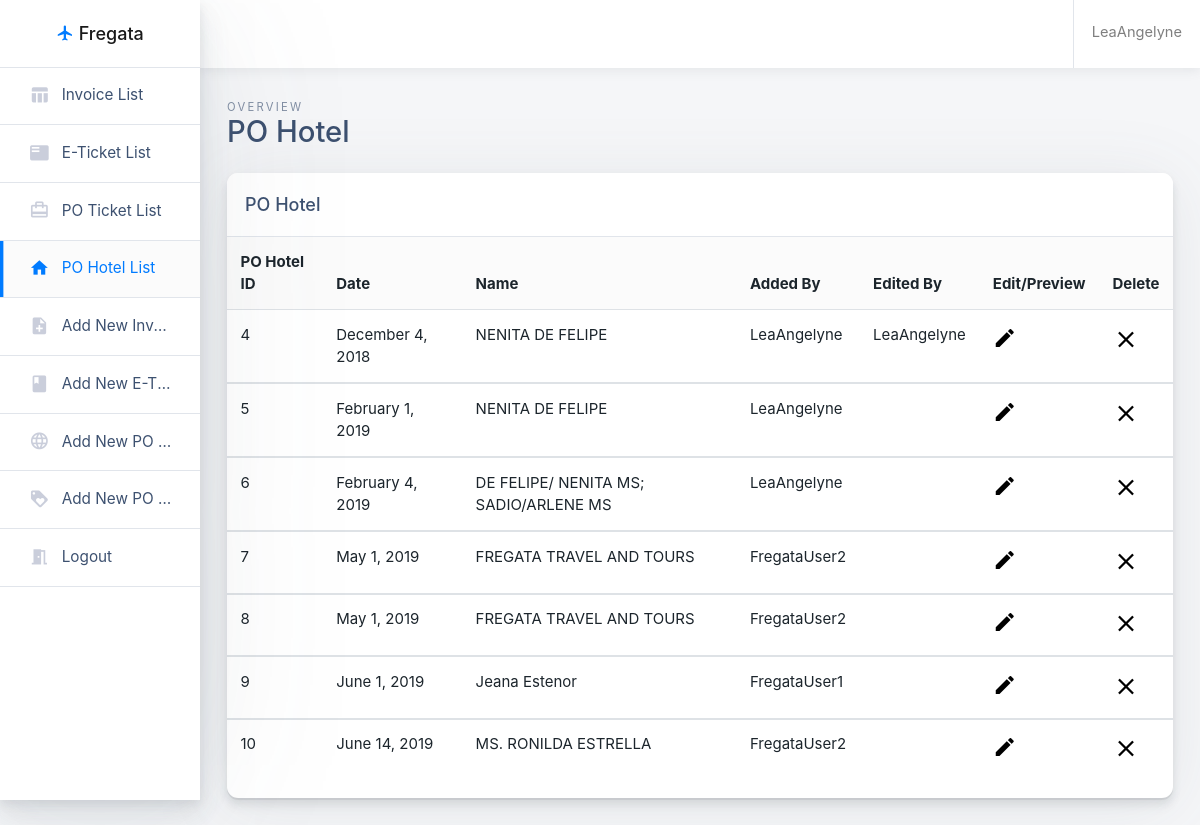
The page /POH.php (signed in) on the database its author committed.
### tables this page shows
CREATE TABLE `tbl_poh` (
  `poh_id` int(11) NOT NULL,
  `poh_date` text NOT NULL,
  `poh_name` text NOT NULL,
  `poh_addedby` varchar(50) NOT NULL,
  `poh_editedby` varchar(50) NOT NULL,
  `poh_html` longtext NOT NULL
);

### POH.php (the view, shortened to what this page needs)
<!doctype html>
<html class="no-js h-100" lang="en">
  <head>
    <link href="https://use.fontawesome.com/releases/v5.0.6/css/all.css" rel="stylesheet">
    <link rel="stylesheet" href="https://maxcdn.bootstrapcdn.com/bootstrap/4.0.0/css/bootstrap.min.css">
    <link rel="stylesheet" id="main-stylesheet" data-version="1.0.0" href="styles/shards-dashboards.1.0.0.min.css">
    <link rel="stylesheet" href="styles/extras.1.0.0.min.css">
    <link rel="stylesheet" href="styles/mainstyle.css">
  </head>
  <body class="h-100">
    <div class="container-fluid">
      <div class="row">
        <aside class="main-sidebar col-12 col-md-3 col-lg-2 px-0">
          <div class="main-navbar">
            <nav class="navbar align-items-stretch navbar-light bg-white flex-md-nowrap border-bottom p-0">
              <a class="navbar-brand w-100 mr-0" href="#" style="line-height: 25px;">
                <div class="d-table m-auto">
                  <i class="material-icons" style="color:#007bff;">
</i>
                  <span class="d-none d-md-inline ml-1">Fregata</span>
                </div>
              </a>
            </nav>
          </div>
          <div class="nav-wrapper">
            <ul class="nav flex-column">
              <li class="nav-item">
                <a class="nav-link" href="tables.php">
                  <i class="material-icons">table_chart</i>
                  <span>Invoice List</span>
                </a>
              </li>
              <li class="nav-item">
                <a class="nav-link" href="tablesTicket.php">
                  <i class="material-icons">featured_play_list</i>
                  <span>E-Ticket List</span>
                </a>
              </li>
							<li class="nav-item">
								<a class="nav-link" href="POT.php">
									<i class="material-icons">card_travel</i>
									<span>PO Ticket List</span>
								</a>
							</li>
							<li class="nav-item">
								<a class="nav-link active" href="POH.php">
									<i class="material-icons">home</i>
									<span>PO Hotel List</span>
								</a>
							</li>
							<li class="nav-item">
								<a class="nav-link " href="PDF.php">
									<i class="material-icons">note_add</i>
									<span>Add New Invoice</span>
								</a>
							</li>
							<li class="nav-item">
								<a class="nav-link" href="PDFTicket.php">
									<i class="material-icons">book</i>
									<span>Add New E-Ticket</span>
								</a>
							</li>
							<li class="nav-item">
								<a class="nav-link " href="PDF_POTicket.php">
									<i class="material-icons">language</i>
									<span>Add New PO Ticket</span>
								</a>
							</li>
							<li class="nav-item">
								<a class="nav-link" href="PDF_POHotel.php">
									<i class="material-icons">loyalty</i>
									<span>Add New PO Hotel</span>
								</a>
							</li>
							<li class="nav-item">
								<a class="nav-link " href="logout.php">
									<i class="material-icons">meeting_room</i>
									<span>Logout</span>
								</a>
							</li>
            </ul>
          </div>
        </aside>
        <main class="main-content col-lg-10 col-md-9 col-sm-12 p-0 offset-lg-2 offset-md-3">
          <div class="main-navbar sticky-top bg-white">
            <nav class="navbar align-items-stretch navbar-light flex-md-nowrap p-0">
              <form action="#" class="main-navbar__search w-100 d-none d-md-flex d-lg-flex">
                <div class="input-group input-group-seamless ml-3">
                  <div class="input-group-prepend">
                    <div class="input-group-text">
                    </div>
                  </div>
                   </div>
              </form>
              <ul class="navbar-nav border-left flex-row ">
                <li class="nav-item dropdown">
                  <a class="nav-link  text-nowrap px-3" data-toggle="dropdown" href="#" role="button" aria-haspopup="true" aria-expanded="false">
                    <span class="d-none d-md-inline-block"><?php echo $_SESSION['user']; ?></span>
                  </a>
                </li>
              </ul>
            </nav>
          </div>
          <div class="main-content-container container-fluid px-4">
            <div class="page-header row no-gutters py-4">
              <div class="col-12 col-sm-4 text-center text-sm-left mb-0">
                <span class="text-uppercase page-subtitle">Overview</span>
                <h3 class="page-title">PO Hotel</h3>
              </div>
            </div>
            <div class="row">
              <div class="col">
                <div class="card card-small mb-4">
                  <div class="card-header border-bottom">
                    <h6 class="m-0">PO Hotel</h6>
                  </div>
                  <div class="card-body p-0 pb-3 text-center">
                    <table class="table mb-0">
                      <thead class="bg-light">
                        <tr>
                          <th scope="col" class="border-0">PO Hotel ID</th>
                          <th scope="col" class="border-0">Date</th>
                          <th scope="col" class="border-0">Name</th>
													<th scope="col" class="border-0">Added By</th>
													<th scope="col" class="border-0">Edited By</th>
                          <th scope="col" class="border-0">Edit/Preview</th>
                          <th id = "clearTD" scope="col" class="border-0">Delete</th>
                        </tr>
                      </thead>
                      <?php
                      include "connection.php";
                      $sql = "SELECT * FROM tbl_poh";
                      $result = $conn ->query($sql);
                      while($row = $result->fetch_assoc()){
                      ?>
                      <tbody>
                        <tr>
                          <td> <?php echo $row['poh_id']?></td>
                          <td> <?php echo $row['poh_date']?></td>
                          <td> <?php echo $row['poh_name']?></td>
                          <td> <?php echo $row['poh_addedby']?></td>
                          <td> <?php echo $row['poh_editedby']?></td>
                          <td><a onclick="editData('<?php echo $row['poh_id'];?>')"><i style="font-size:160%;" class="material-icons  setColor">create</i></a></td>
                          <td><a id= "clearbtn" onclick= "deleteData('<?php echo $row['poh_id'];?>')"><i style="font-size:180%;" class="material-icons  setColor">clear</i></a></td>
                        </tr>
                      </tbody>
                    <?php } ?>
                    </table>
                  </div>
                </div>
              </div>
            </div>
    </div>
  </body>
</html>

### styles/mainstyle.css (style rules this page uses)
.fg-text, .fg-text--display, .fg-text--body, .fg-text--reverse, body, .fg-list--plain--vertical, .fg-list--plain--horizontal, .fg-nav--secondary .fg-nav__section, .fg-nav--secondary--horizontal .fg-nav__section, .fg-nav--tertiary .fg-nav__section, .fg-list, .fg-list--bulleted, .fg-list--numbered, .fg-list--alpha, .fg-list--icon, .fg-tag, .fg-input, .fg-input--prefixed, .fg-input--prefixed--wide, .fg-input--suffixed, .fg-input--suffixed--wide, .fg-textarea, .fg-input--signature::placeholder, .fg-checkbox .fg-form-field__label, .fg-radio .fg-form-field__label, .fg-toggle__label, .fg-datepicker__day, .fg-select__input, .fg-form-field__label, .fg-form-field__label--align-top, .fg-form-field__read-only, .fg-table, .fg-table--fixed-width, .fg-table--skeleton, .fg-table--plain, .fg-table--condensed, .fg-tooltip, .fg-tooltip--top, .fg-tooltip--left, .fg-tooltip--bottom, .fg-tooltip--right, .fg-modal, .fg-modal--danger, .fg-nav__menu--apps .fg-nav__menu__item__label, .fg-business-switcher__panel__header__title { font-family: -apple-system,BlinkMacSystemFont,"Segoe UI","Roboto","Oxygen","Ubuntu","Cantarell","Fira Sans","Droid Sans","Helvetica Neue",sans-serif; color: #1c252c; font-weight: 400; }
table { display: table; border-spacing: 2px; border-color: grey; }
tr { display: table-row; vertical-align: inherit; border-color: inherit; }
td, th { display: table-cell; vertical-align: inherit; }
tbody { display: table-row-group; vertical-align: middle; border-color: inherit; }
thead { display: table-header-group; vertical-align: middle; border-color: inherit; }
.setColor { color:#000; }
a:-webkit-any-link { cursor: pointer; }
.text-center { text-align: left!important; }

### rows shown on the page
tbl_poh: poh_id "4", poh_date "December 4, 2018", poh_name "NENITA DE FELIPE", poh_addedby "LeaAngelyne", poh_editedby "LeaAngelyne"
tbl_poh: poh_id "5", poh_date "February 1, 2019", poh_name "NENITA DE FELIPE", poh_addedby "LeaAngelyne"
tbl_poh: poh_id "6", poh_date "February 4, 2019", poh_name "DE FELIPE/ NENITA MS; SADIO/ARLENE MS", poh_addedby "LeaAngelyne"
tbl_poh: poh_id "7", poh_date "May 1, 2019", poh_name "FREGATA TRAVEL AND TOURS", poh_addedby "FregataUser2"
tbl_poh: poh_id "8", poh_date "May 1, 2019", poh_name "FREGATA TRAVEL AND TOURS", poh_addedby "FregataUser2"
tbl_poh: poh_id "9", poh_date "June 1, 2019", poh_name "Jeana Estenor", poh_addedby "FregataUser1"
tbl_poh: poh_id "10", poh_date "June 14, 2019", poh_name "MS. RONILDA ESTRELLA", poh_addedby "FregataUser2"

### other values the page prints
$_SESSION['user'] "LeaAngelyne"
